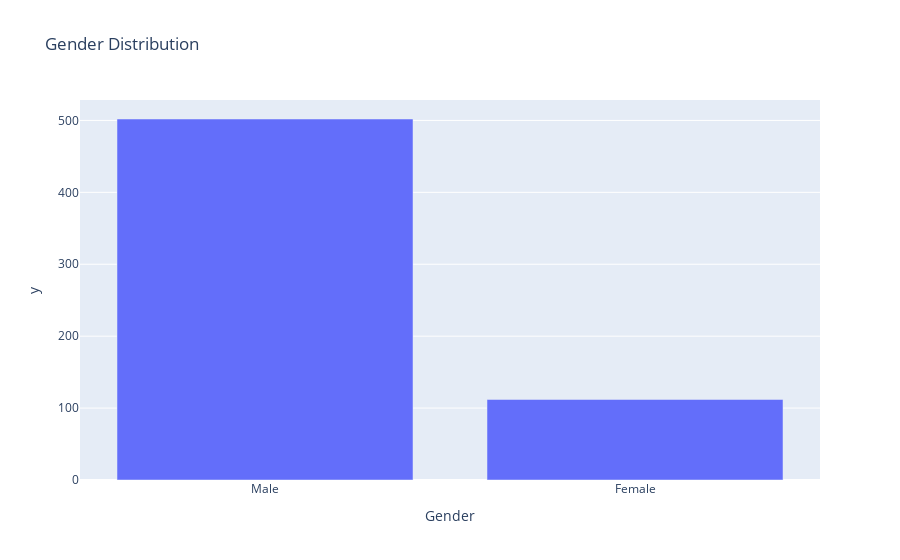

The notebook cell saved with this chart:
### Code cell
gender_count = df['Gender'].value_counts()
fig_gender = px.bar(gender_count, 
                    x=gender_count.index, 
                    y=gender_count.values, 
                    title='Gender Distribution')
fig_gender.show()

### Figure 1 — Plotly figure (JSON) as saved in the notebook; plotly's stock layout.template omitted (floating-point values rounded to 4 significant figures)
{"data": [{"hovertemplate": "Gender=%{x}<br>y=%{y}<extra></extra>", "legendgroup": "", "marker": {"color": "#636efa", "pattern": {"shape": ""}}, "name": "", "orientation": "v", "showlegend": false, "textposition": "auto", "type": "bar", "x": ["Male", "Female"], "xaxis": "x", "y": [502, 112], "yaxis": "y"}], "layout": {"barmode": "relative", "legend": {"tracegroupgap": 0}, "title": {"text": "Gender Distribution"}, "xaxis": {"anchor": "y", "domain": [0, 1], "title": {"text": "Gender"}}, "yaxis": {"anchor": "x", "domain": [0, 1], "title": {"text": "y"}}}}
